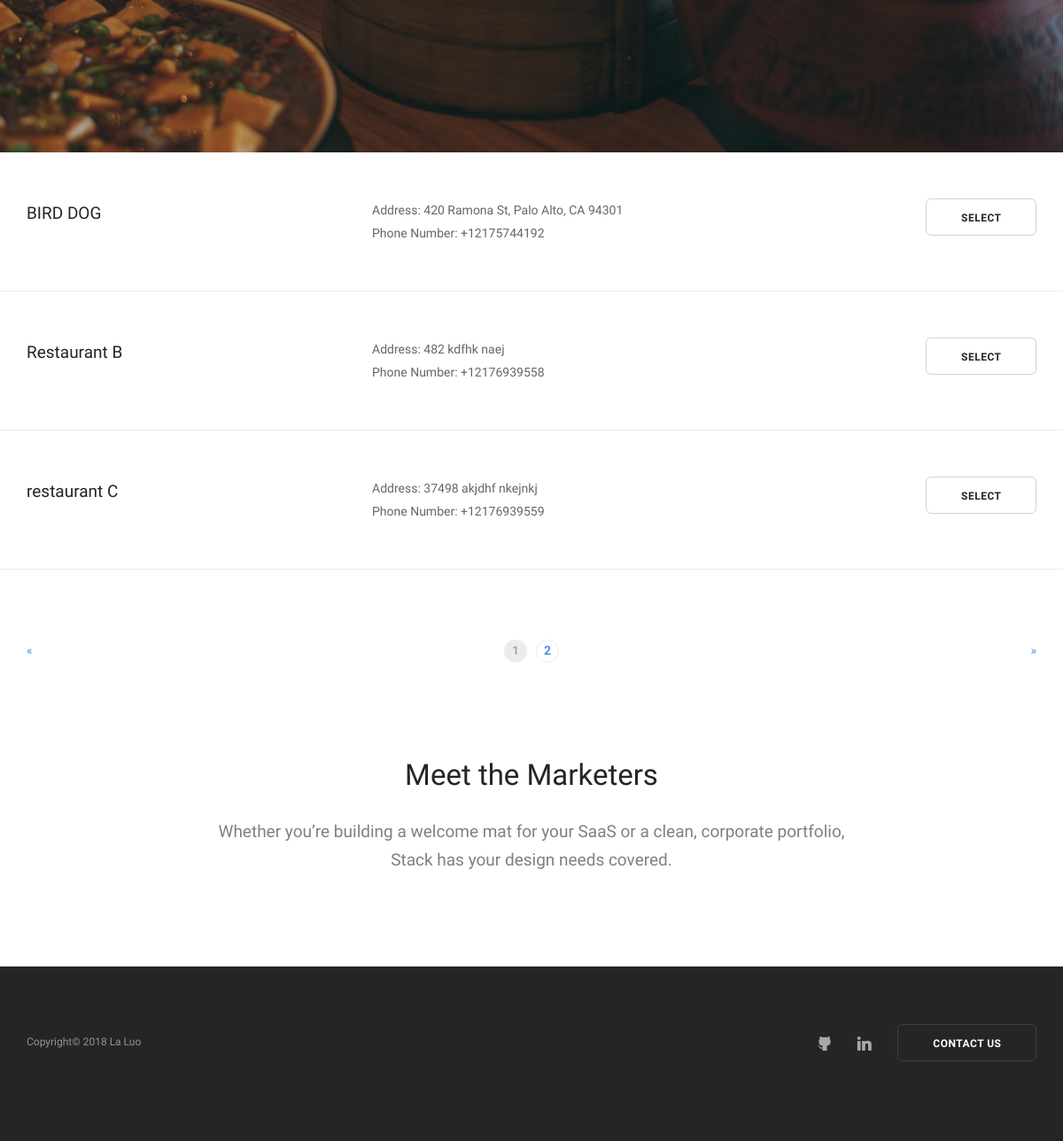
The app's page / (lower part), older data.
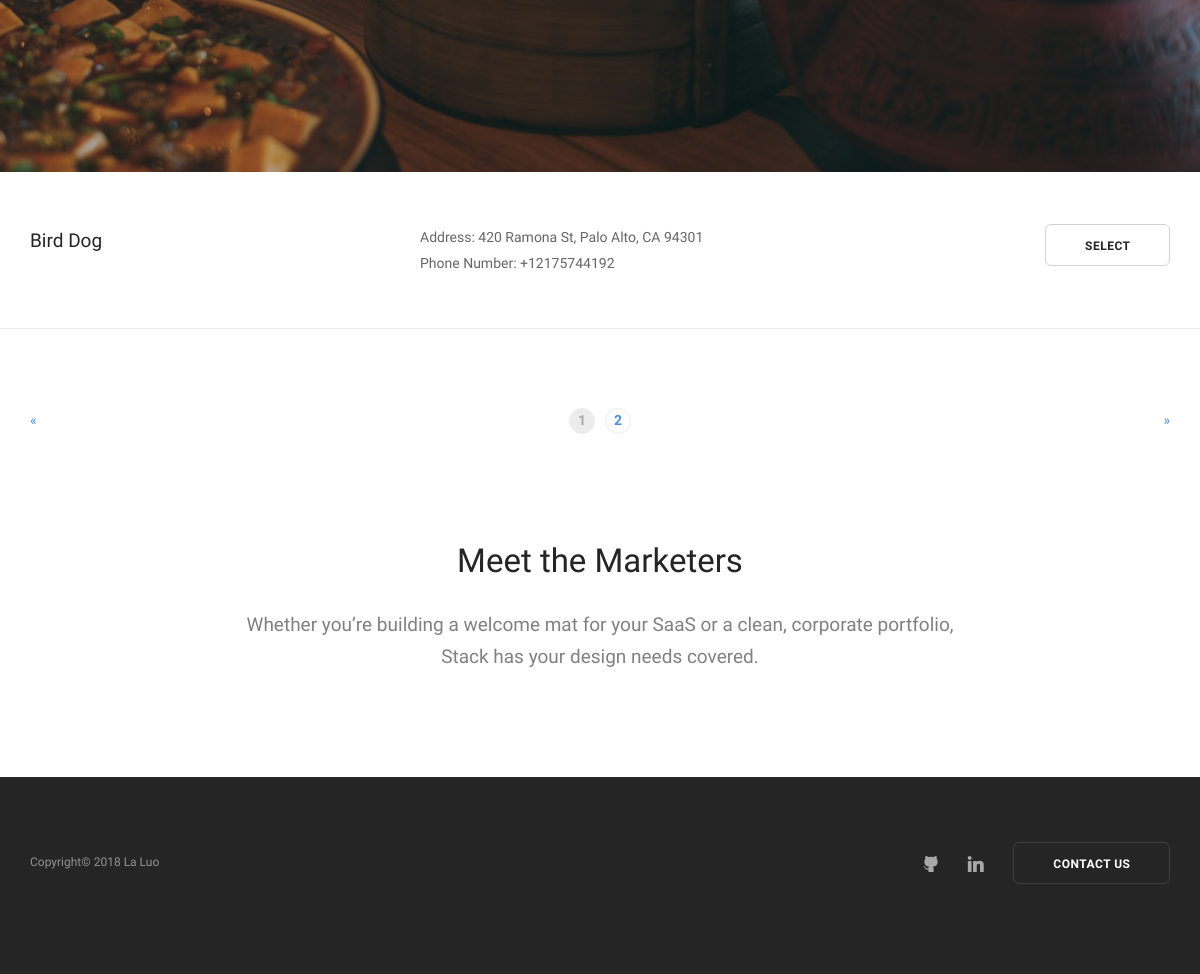
The same page, newer data.
### canteen/models.py (models this page shows, shortened)
class Canteen(models.Model):
    id = models.IntegerField(primary_key=True)
    name = models.CharField(max_length=30)
    manager = models.ForeignKey(User, related_name='manager', null=True)
    address = models.CharField(max_length=50, null=True)
    phone_number = models.CharField(max_length=12, null=True)
    class Meta:
    	ordering = ['name']

### canteen/views.py (the view, shortened to what this page needs)
# urls.py: url(r'^$', views.search, name='home_view'),
def search(request):
    errors = []
    all_canteen = Canteen.objects.all()
    return render(request, 'canteen/search_form.html', {'errors': errors, 'all_canteen': all_canteen})

### canteen/templates/canteen/search_form.html (shortened to what this page needs)
<!doctype html>
<html lang="en">
    <head>
         {% load static from staticfiles  %}
        <link href="{% static 'canteen/css/bootstrap.css' %}" rel="stylesheet" type="text/css" media="all" />
        <link href="{% static 'canteen/css/stack-interface.css' %}" rel="stylesheet" type="text/css" media="all" />
        <link href="{% static 'canteen/css/socicon.css' %}" rel="stylesheet" type="text/css" media="all" />
        <link href="{% static 'canteen/css/lightbox.min.css' %}" rel="stylesheet" type="text/css" media="all" />
        <link href="{% static 'canteen/css/flickity.css' %}" rel="stylesheet" type="text/css" media="all" />
        <link href="{% static 'canteen/css/iconsmind.css' %}" rel="stylesheet" type="text/css" media="all" />
        <link href="{% static 'canteen/css/jquery.steps.css' %}" rel="stylesheet" type="text/css" media="all" />
        <link href="{% static 'canteen/css/theme.css' %}" rel="stylesheet" type="text/css" media="all" />
        <link href="{% static 'canteen/css/custom.css' %}" rel="stylesheet" type="text/css" media="all" />
    </head>
    <body class=" ">
        <div class="main-container">
            <section class="cover imagebg height-80 text-center" data-overlay="3">
                <div class="background-image-holder">
                </div>
            </section>
            {% if all_canteen %} {% for each in all_canteen %}
            <section class="space--xs blog-article-wide">
                <div class="container">
                    <div class="row">
                        <div class="cta cta--horizontal text-center-xs">
                            <div class="col-sm-4">
                                <h4>{{ each.name }}</h4>
                            </div>
                            <div class="col-sm-5">
                                <p>
                                    Address: {{ each.address }}
                                    <br> Phone Number: {{ each.phone_number }}
                                </p>
                            </div>
                            <div class="col-sm-3 text-right text-center-xs">
                                <a class="btn type--uppercase" href="{% url "restaurant" each.id %}">
                                    <span class="btn__text">
                                        Select
                                    </span>
                                </a>
                            </div>
                        </div>
                    </div>
                </div>
            </section>
            {% endfor %} {% endif %}
            <section>
                <div class="container">
                    <div class="row">
                        <div class="col-sm-12">
                            <div class="pagination">
                                <a class="pagination__prev" href="#" title="Previous Page">&laquo;</a>
                                <ol>
                                    <li class="pagination__current">1</li>
                                    <li>
                                        <a href="#">2</a>
                                    </li>
                                </ol>
                                <a class="pagination__next" href="#" title="Next Page">&raquo;</a>
                            </div>
                        </div>
                    </div>
                </div>
            </section>
            <section class="text-center">
                <div class="container">
                    <div class="row">
                        <div class="col-sm-10 col-sm-offset-1 col-md-8 col-md-offset-2">
                            <h2>Meet the Marketers</h2>
                            <p class="lead">
                                Whether you’re building a welcome mat for your SaaS or a clean, corporate portfolio, Stack has your design needs covered.
                            </p>
                        </div>
                    </div>
                </div>
            </section>
        <footer class="space--sm footer-1 text-center-xs bg--dark ">
                <div class="container">
                    <div class="row">
                        <div class="col-sm-6">
                            <ul class="list-inline list--hover">
                            <span class="type--fine-print">Copyright&copy;
                                <span class="update-year"></span> La Luo </span>
                            </ul>
                        </div>
                        <div class="col-sm-6 text-right text-center-xs">
                            <ul class="social-list list-inline list--hover">
                                <li>
                                    <a href="https://github.com/Rola1993">
                                        <i class="socicon socicon-github icon icon--xs"></i>
                                    </a>
                                </li>
                                <li>
                                    <a href="https://www.linkedin.com/in/la-luo-637b4a94/ ">
                                        <i class="socicon socicon-linkedin icon icon--xs"></i>
                                    </a>
                                </li>
                            </ul>
                            <a href="mailto:rola.uiuc@gmail.com?Subject=Hello%20La" class="btn type--uppercase">
                                <span class="btn__text">
                                    Contact us
                                </span>
                            </a>
                        </div>
                    </div>
                </div>
            </footer>
        </div>
    </body>
</html>

Row changes from the older to the newer data that the page shows:
removed Canteen: name "Restaurant B", address "482 kdfhk naej", phone_number "+12176939558"
removed Canteen: name "restaurant C", address "37498 akjdhf nkejnkj", phone_number "+12176939559"
changed Canteen "420 Ramona St, Palo Alto, CA 94301": name "BIRD DOG" → "Bird Dog"
